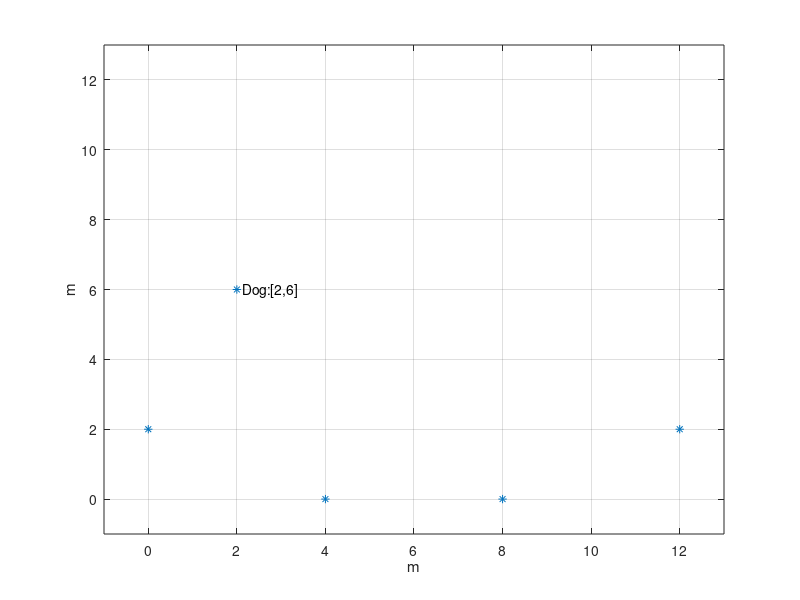

Write the MATLAB code that produced this figure. (Note: this script raises an error after producing the figure.)
%Anchor 1 coordinates 
anchor1 = [0,2];
%Anchor 2 coordinates 
anchor2 = [4,0];
%Anchor 3 coordinates 
anchor3 = [8,0];
%Anchor 4 coordinates 
anchor4 = [12,2];

%Mobile coordinate
mobile1 = [2,6];

anchors = [anchor1;anchor2;anchor3;anchor4];
nodes = [anchors;mobile1];
clf('reset')
plot(nodes(:,1),nodes(:,2),'*')
xlabel('m')
ylabel('m')
xlim([-1 13])
ylim([-1 13])
dog = strcat('  Dog: ','[',num2str(mobile1(1)),',',num2str(mobile1(2)),']');
text(mobile1(1),mobile1(2),dog)
grid on
hold on
rssi = [];

for i = 1:4
    radius = norm(anchors(i,:)-mobile1);
    [xval, yval] = radiation(radius);
    xval = xval+anchors(i,1);
    yval = yval+anchors(i,2);
    plot(xval,yval,'--')
    txt = strcat('  Anchor',num2str(i),': [',num2str(anchors(i,1)),',',num2str(anchors(i,2)),']');
    text(anchors(i,1),anchors(i,2),txt)
    rssi(i) = rssi_value(radius);
end

distances = distance(rssi)';
est = NLS(anchors, distances);
plot(est(1),est(2),'r*');
txt = strcat('  Estimation: [',num2str(est(1)),',',num2str(est(2)),']  ');
text(est(1),est(2),txt,'HorizontalAlignment','right');
txt = texlabel(strcat('Error: ',num2str(norm(est-mobile1)*100),'%'));
text(4.5,12.5,txt)